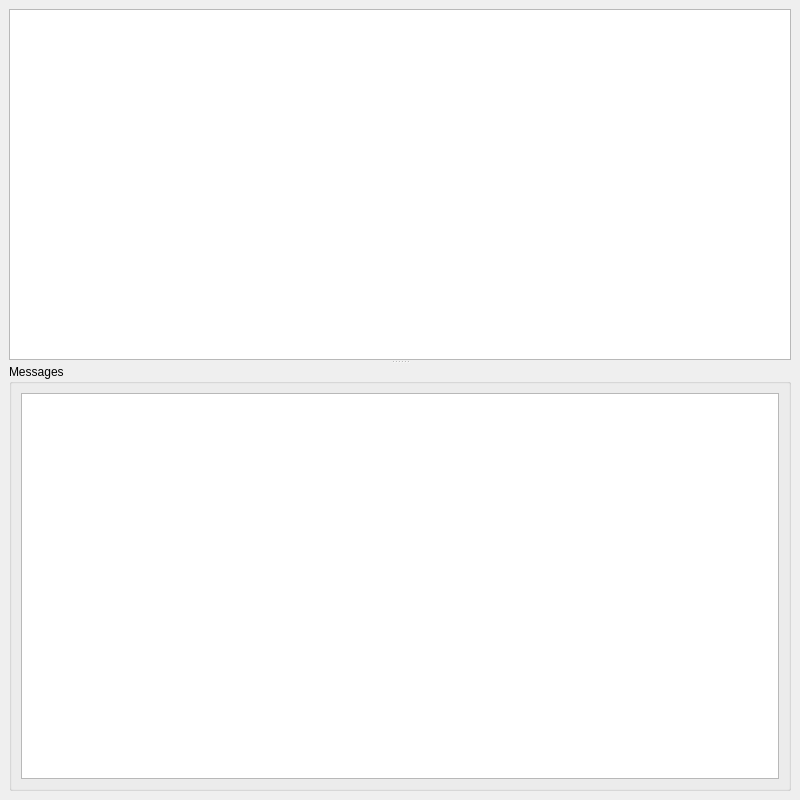
<?xml version="1.0" encoding="UTF-8"?>
<ui version="4.0">
 <class>MainWindow</class>
 <widget class="QMainWindow" name="MainWindow">
  <property name="geometry">
   <rect>
    <x>0</x>
    <y>0</y>
    <width>800</width>
    <height>800</height>
   </rect>
  </property>
  <property name="windowTitle">
   <string>Sfizz parser demo</string>
  </property>
  <widget class="QWidget" name="centralwidget">
   <layout class="QVBoxLayout" name="verticalLayout">
    <item>
     <widget class="QSplitter" name="splitter">
      <property name="orientation">
       <enum>Qt::Vertical</enum>
      </property>
      <widget class="QTextEdit" name="sfzEdit"/>
      <widget class="QGroupBox" name="groupBox">
       <property name="title">
        <string>Messages</string>
       </property>
       <layout class="QVBoxLayout" name="verticalLayout_2">
        <item>
         <widget class="QTableWidget" name="messageTable"/>
        </item>
       </layout>
      </widget>
     </widget>
    </item>
   </layout>
  </widget>
 </widget>
 <resources/>
 <connections/>
</ui>
